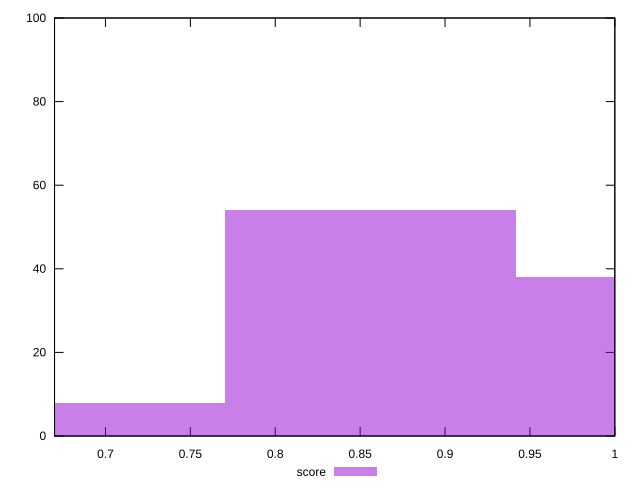

Here is the gnuplot script that generated this plot:
reset

$score <<EOF
0.684989867885173 8
1.0274848018277596 38
0.8562373348564662 54
EOF

set key outside below
set boxwidth 0.17124746697129326
set xrange [0.67:1]
set yrange [0:100]
set trange [0:100]
set style fill transparent solid 0.5 noborder
set terminal svg size 640, 490 enhanced background rgb 'white'
set output "report_00019_2021-02-10T18-14-37.922Z//uses-http2/samples/pages+cached+noadtech/score/histogram.svg"

plot $score title "score" with boxes

reset
